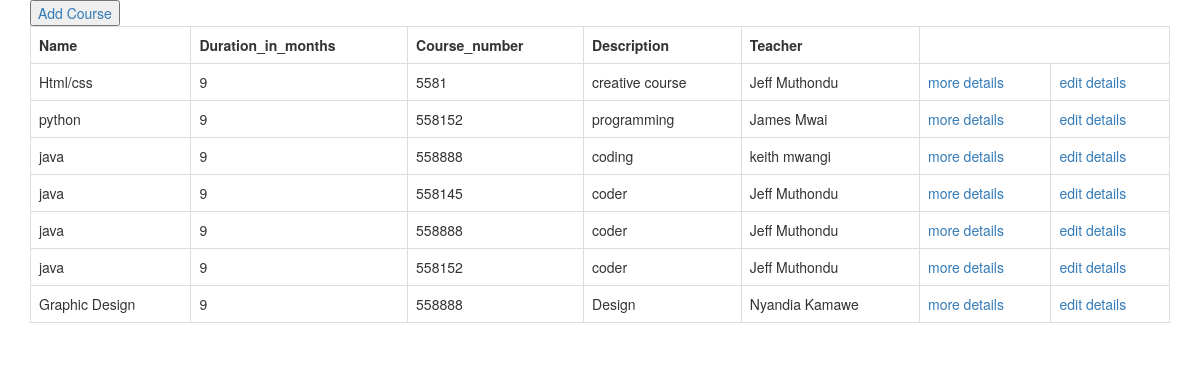
The page /course/list/ on the database its author committed.
### course/models.py (models this page shows, shortened)
class Course(models.Model):
    name = models.CharField(max_length = 50)
    duration_in_months = models.SmallIntegerField()
    course_number = models.CharField(max_length = 50)
    description = models.TextField(max_length = 20)
    teacher=models.ForeignKey(Teacher,on_delete=models.PROTECT,null=True,blank=True)

### teacher/models.py (models this page shows)
class Teacher(models.Model):
	first_name = models.CharField(max_length = 50)
	last_name = models.CharField(max_length = 50)
	registration_number = models.CharField(max_length = 20)
	place_of_recidance = models.CharField(max_length = 20)
	phone_number = models.CharField(max_length = 16)
	email = models.EmailField(max_length = 70)
	id_number = models.IntegerField()
	date_employed = models.DateField()
	proffesional = models.CharField(max_length = 30)
	profile_picture = models.ImageField(upload_to="Teacher_image",blank=True,null=True)
	def __str__(self):
		return self.first_name+" "+self.last_name

### course/views.py (the view)
# urls.py: path("list/",list_courses,name="list_courses"),
def list_courses(request):
	courses=Course.objects.all()
	return render(request,"list_courses.html",{"courses":courses})

### course/templates/list_courses.html (shortened to what this page needs)
<!DOCTYPE html>
<html>
<head>
	 <link rel="stylesheet" href="https://maxcdn.bootstrapcdn.com/bootstrap/3.4.0/css/bootstrap.min.css">
</head>
<body>
	<div class="container">
	<table class="table table-bordered">
		<tr>
			<button><a href="/course/add/">Add Course</a></button>
			<th>Name</th>
			<th>Duration_in_months</th>
			<th>Course_number</th>
			<th>Description</th>
			<th>Teacher</th>
		</tr>
		{% for course in courses %}
		<tr>
			<td>{{course.name}}</td>
			<td>{{course.duration_in_months}}</td>
			<td>{{course.course_number}}</td>
			<td>{{course.description}}</td>
			<td>{{course.teacher}}</td>
			<td><a href="/course/detail/{{course.pk}}/">more details</a></td>
			<td><a href="/course/edit/{{course.pk}}/">edit details</a></td>
		</tr>
		{% endfor %}
	</table>
</body>
</html>

### rows shown on the page
Course: name "Html/css", duration_in_months "9", course_number "5581", description "creative course", teacher "Jeff Muthondu"
Course: name "python", duration_in_months "9", course_number "558152", description "programming", teacher "James Mwai"
Course: name "java", duration_in_months "9", course_number "558888", description "coding", teacher "keith mwangi"
Course: name "java", duration_in_months "9", course_number "558145", description "coder", teacher "Jeff Muthondu"
Course: name "java", duration_in_months "9", course_number "558888", description "coder", teacher "Jeff Muthondu"
Course: name "java", duration_in_months "9", course_number "558152", description "coder", teacher "Jeff Muthondu"
Course: name "Graphic Design", duration_in_months "9", course_number "558888", description "Design", teacher "Nyandia Kamawe"
